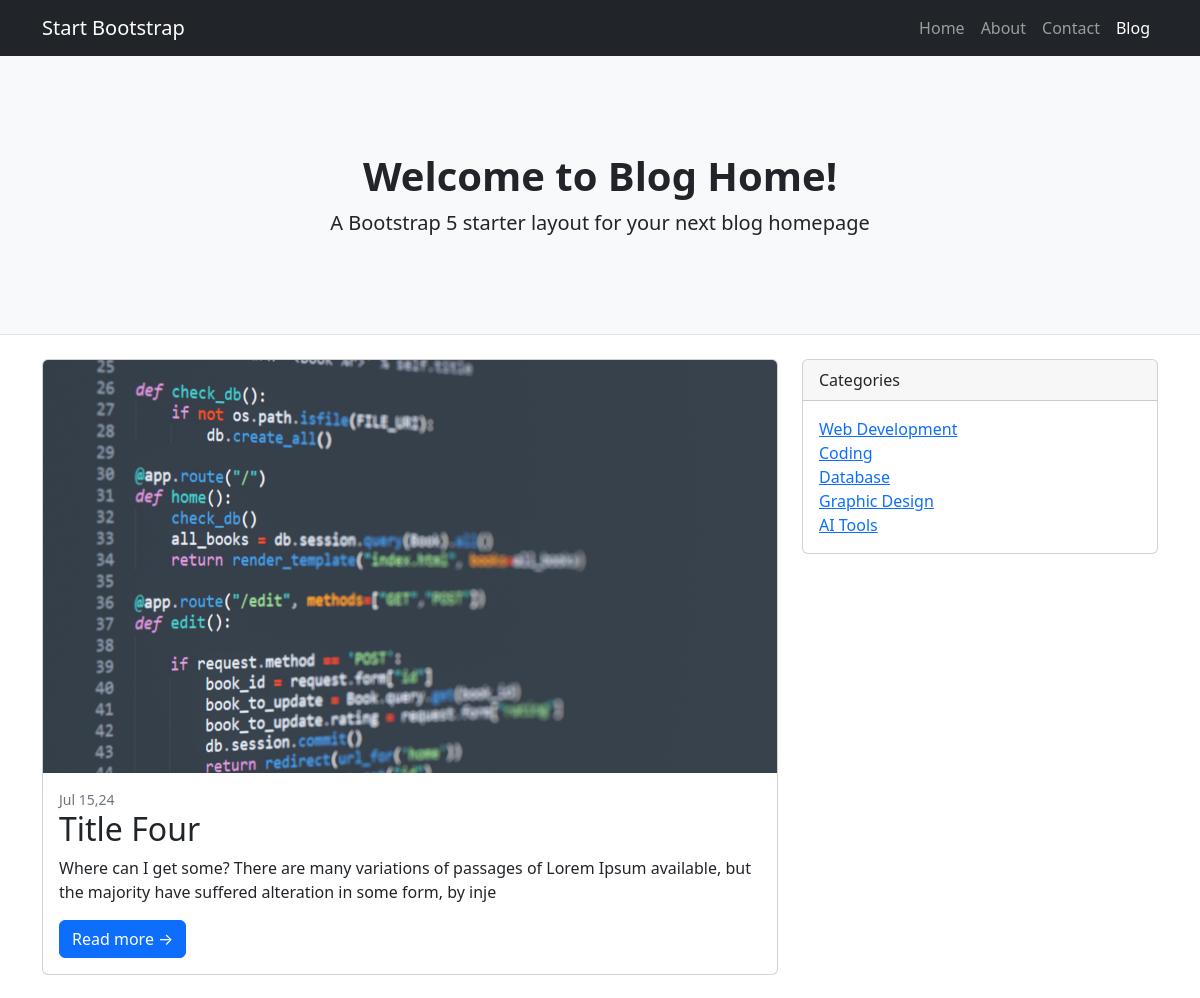
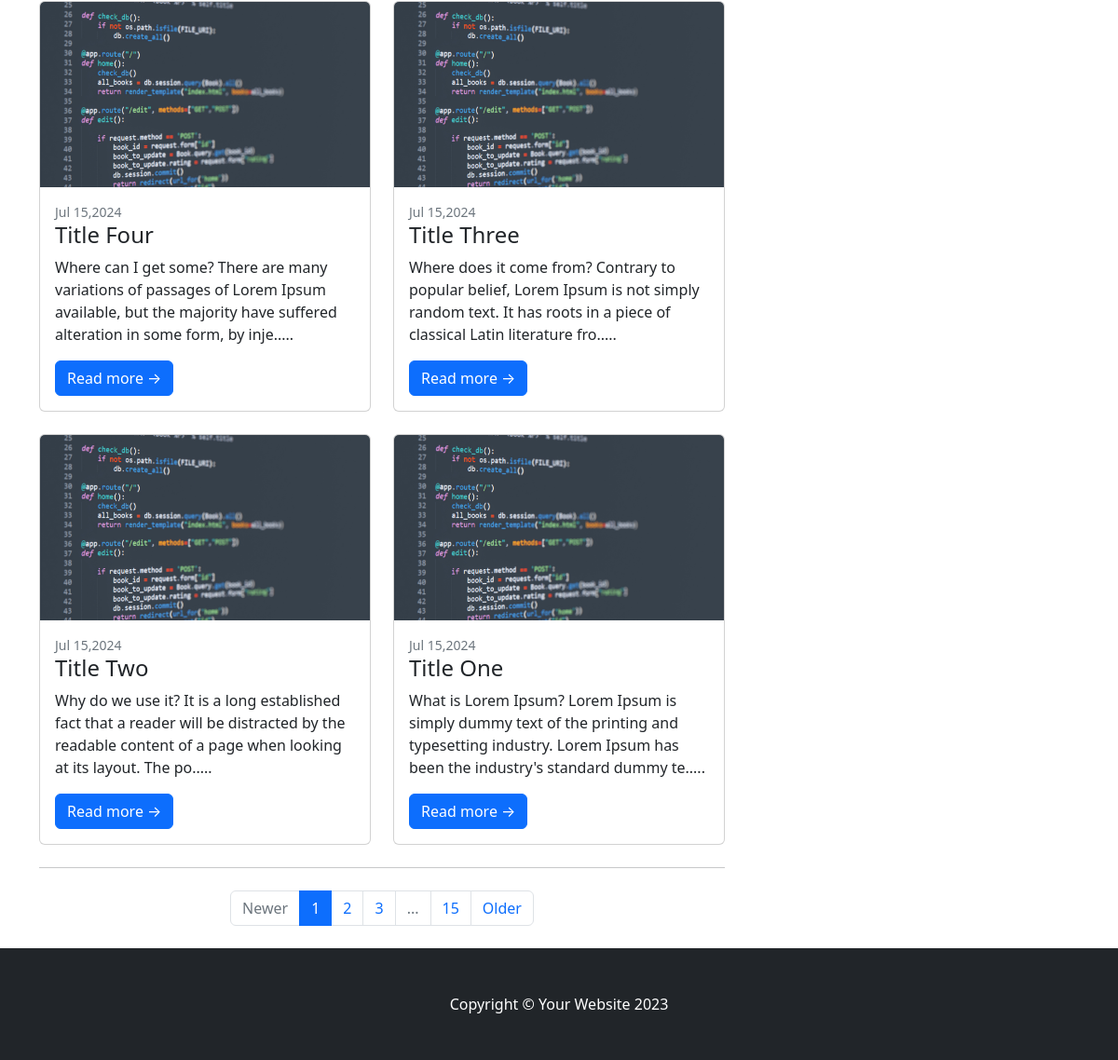
The page / on the database its author committed (2 pictures, top to bottom).
### tables this page shows
CREATE TABLE `posts` (
  `id` int(11) NOT NULL,
  `title` varchar(255) NOT NULL,
  `image` varchar(255) NOT NULL,
  `description` longtext NOT NULL,
  `category_id` int(11) NOT NULL,
  `user_id` int(11) NOT NULL,
  `created_at` timestamp NOT NULL DEFAULT current_timestamp(),
  `updated_at` timestamp NOT NULL DEFAULT current_timestamp() ON UPDATE current_timestamp()
);

CREATE TABLE `categories` (
  `id` int(11) NOT NULL,
  `name` varchar(255) NOT NULL
);

### index.php (the view)
<?php
    include "layouts/navbar.php";
    include "dbconnect.php";
    if(isset($_GET['category_id'])){
        $feature_post = null;
        $category_id = $_GET['category_id'];
        $sql  = "SELECT * FROM posts WHERE category_id = :category_id ORDER BY id DESC";
        $stmt = $conn -> prepare($sql);
        $stmt -> bindParam(":category_id",$category_id);
        $stmt -> execute();
        $posts = $stmt -> fetchAll();
    }else{
        $sql  = "SELECT * FROM posts ORDER BY id DESC";
        $stmt = $conn -> prepare($sql);
        $stmt -> execute();
        $posts = $stmt -> fetchAll();
        $sql = "SELECT * FROM posts ORDER BY id DESC LIMIT 1";
        $stmt = $conn -> prepare($sql);
        $stmt -> execute();
        $feature_post = $stmt -> fetch(PDO::FETCH_ASSOC);
    }
?>
        <header class="py-5 bg-light border-bottom mb-4">
            <div class="container">
                <div class="text-center my-5">
                    <h1 class="fw-bolder">Welcome to Blog Home!</h1>
                    <p class="lead mb-0">A Bootstrap 5 starter layout for your next blog homepage</p>
                </div>
            </div>
        </header>
        <div class="container">
            <div class="row">
                <div class="col-lg-8">
                    <?php
                        if(isset($feature_post)){
                    ?>
                    <div class="card mb-4">
                        <a href="#!"><img class="card-img-top" src="admin/<?= $feature_post['image'] ?>" alt="..." /></a>
                        <div class="card-body">
                            <div class="small text-muted"><?= date('M d,y',strtotime($feature_post['created_at'])) ?></div>
                            <h2 class="card-title"><?= $feature_post['title'] ?></h2>
                            <p class="card-text"><?= substr(strip_tags($feature_post['description']),0,150) ?></p>
                            <a class="btn btn-primary" href="detail.php?id=<?= $feature_post['id'] ?>">Read more →</a>
                        </div>
                    </div>
                    <?php
                        }
                    ?>
                    <div class="row">
                        <?php
                            foreach ($posts as $post) {
                        ?>
                        <div class="col-lg-6">
                            <div class="card mb-4">
                                <a href="#!"><img class="card-img-top" src="admin/<?= $feature_post['image'] ?>" alt="..." /></a>
                                <div class="card-body">
                                    <div class="small text-muted"><?php echo date('M d,Y',strtotime($post['created_at'])) ?></div>
                                    <h2 class="card-title h4"><?php echo $post['title'] ?></h2>
                                    <p class="card-text"><?php echo substr(strip_tags($post['description']),0,150) ?>.....</p>
                                    <a class="btn btn-primary" href="detail.php?id=<?= $post['id'] ?>">Read more →</a>
                                </div>
                            </div>
                        </div>
                        <?php
                            }
                        ?>
                    </div>
                    <nav aria-label="Pagination">
                        <hr class="my-0" />
                        <ul class="pagination justify-content-center my-4">
                            <li class="page-item disabled"><a class="page-link" href="#" tabindex="-1" aria-disabled="true">Newer</a></li>
                            <li class="page-item active" aria-current="page"><a class="page-link" href="#!">1</a></li>
                            <li class="page-item"><a class="page-link" href="#!">2</a></li>
                            <li class="page-item"><a class="page-link" href="#!">3</a></li>
                            <li class="page-item disabled"><a class="page-link" href="#!">...</a></li>
                            <li class="page-item"><a class="page-link" href="#!">15</a></li>
                            <li class="page-item"><a class="page-link" href="#!">Older</a></li>
                        </ul>
                    </nav>
                </div>
<?php
    include "layouts/footer.php";
?>

### layouts/navbar.php (shortened to what this page needs)
<!DOCTYPE html>
<html lang="en">
    <head>
        <link href="css/styles.css" rel="stylesheet" />
    </head>
    <body>
        <nav class="navbar navbar-expand-lg navbar-dark bg-dark">
            <div class="container">
                <a class="navbar-brand" href="#!">Start Bootstrap</a>
                <div class="collapse navbar-collapse" id="navbarSupportedContent">
                    <ul class="navbar-nav ms-auto mb-2 mb-lg-0">
                        <li class="nav-item"><a class="nav-link" href="#">Home</a></li>
                        <li class="nav-item"><a class="nav-link" href="#!">About</a></li>
                        <li class="nav-item"><a class="nav-link" href="#!">Contact</a></li>
                        <li class="nav-item"><a class="nav-link active" aria-current="page" href="#">Blog</a></li>
                    </ul>
                </div>
            </div>
        </nav>

### layouts/footer.php (shortened to what this page needs)
<?php
    include "dbconnect.php";
    $sql  = "SELECT * FROM categories";
    $stmt = $conn -> prepare($sql);
    $stmt -> execute();
    $categories = $stmt -> fetchAll();
?>
                <div class="col-lg-4">
                    <div class="card mb-4">
                        <div class="card-header">Categories</div>
                        <div class="card-body">
                            <div class="row">
                                <div class="col-sm-6">
                                    <ul class="list-unstyled mb-0">
                                        <?php foreach($categories as $category): ?>
                                            <li><a href="index.php?category_id=<?= $category['id'] ?>"><?= $category['name'] ?></a></li>
                                        <?php endforeach; ?>
                                    </ul>
                                </div>
                            </div>
                        </div>
                    </div>
                </div>
            </div>
        </div>
        <footer class="py-5 bg-dark">
            <div class="container"><p class="m-0 text-center text-white">Copyright &copy; Your Website 2023</p></div>
        </footer>
    </body>
</html>

### rows shown on the page
posts: image (picture), created_at "Jul 15,24", title "Title Four", description "Where can I get some? There are many variations of passages of Lorem Ipsum available, but the majority have suffered alteration in some form, by inje", created_at "Jul 15,2024"
posts: posts.image (picture), created_at "Jul 15,2024", title "Title Three", description "Where does it come from? Contrary to popular belief, Lorem Ipsum is not simply random text. It has roots in a piece of classical Latin literature fro"
posts: posts.image (picture), created_at "Jul 15,2024", title "Title Two", description "Why do we use it? It is a long established fact that a reader will be distracted by the readable content of a page when looking at its layout. The po"
posts: posts.image (picture), created_at "Jul 15,2024", title "Title One", description "What is Lorem Ipsum? Lorem Ipsum is simply dummy text of the printing and typesetting industry. Lorem Ipsum has been the industry's standard dummy te"
categories: name "Web Development"
categories: name "Coding"
categories: name "Database"
categories: name "Graphic Design"
categories: name "AI Tools"
